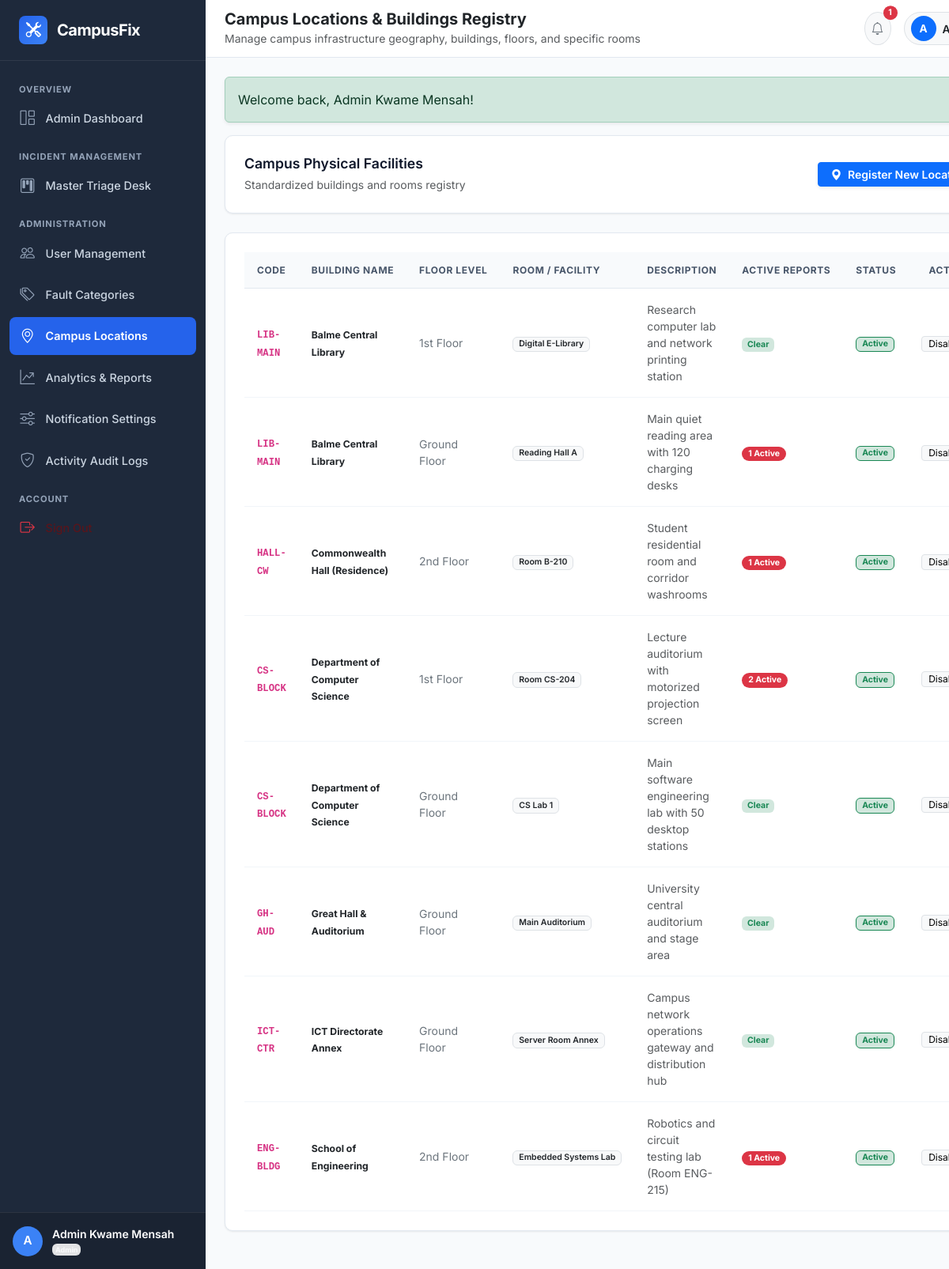
The page /admin/locations.php (signed in) on the database its author committed.
### tables this page shows
CREATE TABLE `campus_locations` (
  `id` INT UNSIGNED NOT NULL AUTO_INCREMENT,
  `building_name` VARCHAR(100) NOT NULL,
  `building_code` VARCHAR(20) NOT NULL,
  `floor` VARCHAR(50) NOT NULL COMMENT 'Ground Floor, 1st Floor, 2nd Floor, etc.',
  `room_number` VARCHAR(50) DEFAULT NULL COMMENT 'Room CS-101, Reading Hall A, etc.',
  `area_description` VARCHAR(255) DEFAULT NULL,
  `is_active` TINYINT(1) NOT NULL DEFAULT 1,
  `created_at` DATETIME NOT NULL DEFAULT CURRENT_TIMESTAMP,
  PRIMARY KEY (`id`),
  KEY `idx_locations_building_code` (`building_code`),
  KEY `idx_locations_is_active` (`is_active`)
);

### admin/locations.php (the view, shortened to what this page needs)
<?php
$pdo = get_db_connection();
$locStmt = $pdo->query("
    SELECT l.*,
           COUNT(t.id) as total_incidents,
           SUM(CASE WHEN t.status NOT IN ('resolved', 'closed') THEN 1 ELSE 0 END) as open_incidents
    FROM campus_locations l
    LEFT JOIN tickets t ON l.id = t.location_id
    GROUP BY l.id, l.building_name, l.building_code, l.floor, l.room_number, l.area_description, l.is_active, l.created_at
    ORDER BY l.building_name ASC, l.floor ASC
");
$locations = $locStmt->fetchAll();
include_once INCLUDES_PATH . 'header.php';
include_once INCLUDES_PATH . 'sidebar.php';
?>
<div class="d-flex flex-column flex-1 w-100">
    <?php include_once INCLUDES_PATH . 'navbar.php'; ?>
    <div class="container-fluid px-0">
        <div class="cf-card mb-4">
            <div class="d-flex flex-wrap align-items-center justify-content-between gap-3">
                <div>
                    <h5 class="cf-card-title mb-1">Campus Physical Facilities</h5>
                    <small class="text-muted">Standardized buildings and rooms registry</small>
                </div>
                <button type="button" class="btn btn-primary btn-sm fw-semibold shadow-sm px-3" data-bs-toggle="modal" data-bs-target="#addLocationModal">
                    <i class="bi bi-geo-alt-fill me-1"></i> Register New Location
                </button>
            </div>
        </div>
        <div class="cf-card">
            <div class="table-responsive">
                <table class="cf-table">
                    <thead>
                        <tr>
                            <th>Code</th>
                            <th>Building Name</th>
                            <th>Floor Level</th>
                            <th>Room / Facility</th>
                            <th>Description</th>
                            <th>Active Reports</th>
                            <th>Status</th>
                            <th class="text-end">Action</th>
                        </tr>
                    </thead>
                    <tbody>
                        <?php foreach ($locations as $loc): ?>
                            <tr>
                                <td><code class="fw-bold"><?= htmlspecialchars($loc['building_code']) ?></code></td>
                                <td><strong class="text-dark small"><?= htmlspecialchars($loc['building_name']) ?></strong></td>
                                <td class="small text-secondary"><?= htmlspecialchars($loc['floor']) ?></td>
                                <td><span class="badge bg-light text-dark border fw-semibold"><?= htmlspecialchars($loc['room_number'] ?? 'General Area') ?></span></td>
                                <td class="small text-muted" style="max-width: 250px;"><?= htmlspecialchars($loc['area_description'] ?? '—') ?></td>
                                <td>
                                    <?php if ($loc['open_incidents'] > 0): ?>
                                        <span class="badge bg-danger rounded-pill px-2 py-1"><?= $loc['open_incidents'] ?> Active</span>
                                    <?php else: ?>
                                        <span class="badge bg-success-subtle text-success">Clear</span>
                                    <?php endif; ?>
                                </td>
                                <td>
                                    <?php if ($loc['is_active'] == 1): ?>
                                        <span class="badge bg-success-subtle text-success border border-success">Active</span>
                                    <?php else: ?>
                                        <span class="badge bg-secondary">Disabled</span>
                                    <?php endif; ?>
                                </td>
                                <td class="text-end">
                                    <form method="POST" action="" class="d-inline">
                                        <button type="submit" class="btn btn-sm btn-light border py-0 px-2" style="font-size: 0.75rem;">
                                            <?= ($loc['is_active'] == 1) ? 'Disable' : 'Enable' ?>
                                        </button>
                                    </form>
                                </td>
                            </tr>
                        <?php endforeach; ?>
                    </tbody>
                </table>
            </div>
        </div>
    </div>
</div>
<?php include_once INCLUDES_PATH . 'footer.php'; ?>

### assets/css/style.css (style rules this page uses)
:root { --cf-primary-navy: #0f172a; --cf-sidebar-bg: #1e293b; --cf-sidebar-hover: #334155; --cf-accent-blue: #2563eb; --cf-accent-hover: #1d4ed8; --cf-canvas-bg: #f8fafc; --cf-card-bg: #ffffff; --cf-border-color: #e2e8f0; --cf-text-main: #1e293b; --cf-text-muted: #64748b; --cf-radius: 10px; --cf-shadow-sm: 0 1px 3px rgba(0, 0, 0, 0.05), 0 1px 2px rgba(0, 0, 0, 0.03); --cf-shadow-md: 0 4px 6px -1px rgba(0, 0, 0, 0.07), 0 2px 4px -1px rgba(0, 0, 0, 0.04); }
body { font-family: 'Inter', -apple-system, BlinkMacSystemFont, 'Segoe UI', Roboto, Helvetica, Arial, sans-serif; background-color: var(--cf-canvas-bg); color: var(--cf-text-main); min-height: 100vh; display: flex; flex-direction: column; }
.cf-card { background: var(--cf-card-bg); border: 1px solid var(--cf-border-color); border-radius: var(--cf-radius); box-shadow: var(--cf-shadow-sm); padding: 1.5rem; margin-bottom: 1.5rem; transition: transform 0.15s ease, box-shadow 0.15s ease; }
.cf-card-title { font-size: 1.1rem; font-weight: 600; color: var(--cf-primary-navy); margin: 0; }
.cf-table { width: 100%; margin-bottom: 0; border-collapse: separate; border-spacing: 0; }
.cf-table th { background-color: #f8fafc; color: #475569; font-size: 0.75rem; font-weight: 700; text-transform: uppercase; letter-spacing: 0.05em; padding: 0.85rem 1rem; border-bottom: 1px solid var(--cf-border-color); white-space: nowrap; }
.cf-table td { padding: 1rem; vertical-align: middle; border-bottom: 1px solid #f1f5f9; font-size: 0.875rem; }

### rows shown on the page
campus_locations: building_code "LIB-MAIN", building_name "Balme Central Library", floor "1st Floor", room_number "Digital E-Library", area_description "Research computer lab and network printing station", shows "Clear", is_active "Active"
campus_locations: building_code "LIB-MAIN", building_name "Balme Central Library", floor "Ground Floor", room_number "Reading Hall A", area_description "Main quiet reading area with 120 charging desks", open_incidents "1", is_active "Active"
campus_locations: building_code "HALL-CW", building_name "Commonwealth Hall (Residence)", floor "2nd Floor", room_number "Room B-210", area_description "Student residential room and corridor washrooms", open_incidents "1", is_active "Active"
campus_locations: building_code "CS-BLOCK", building_name "Department of Computer Science", floor "1st Floor", room_number "Room CS-204", area_description "Lecture auditorium with motorized projection screen", open_incidents "2", is_active "Active"
campus_locations: building_code "CS-BLOCK", building_name "Department of Computer Science", floor "Ground Floor", room_number "CS Lab 1", area_description "Main software engineering lab with 50 desktop stations", shows "Clear", is_active "Active"
campus_locations: building_code "GH-AUD", building_name "Great Hall & Auditorium", floor "Ground Floor", room_number "Main Auditorium", area_description "University central auditorium and stage area", shows "Clear", is_active "Active"
campus_locations: building_code "ICT-CTR", building_name "ICT Directorate Annex", floor "Ground Floor", room_number "Server Room Annex", area_description "Campus network operations gateway and distribution hub", shows "Clear", is_active "Active"
campus_locations: building_code "ENG-BLDG", building_name "School of Engineering", floor "2nd Floor", room_number "Embedded Systems Lab", area_description "Robotics and circuit testing lab (Room ENG-215)", open_incidents "1", is_active "Active"

### other values the page prints
substr($user['full_name'], 0, 1) "A"
$user['full_name'] "Admin Kwame Mensah"
$user['role'] "Admin"
$pageHeading "Campus Locations & Buildings Registry"
$pageSubtitle "Manage campus infrastructure geography, buildings, floors, and specific rooms"
$unreadNotifs "1"
$f['message'] "Welcome back, Admin Kwame Mensah!"
